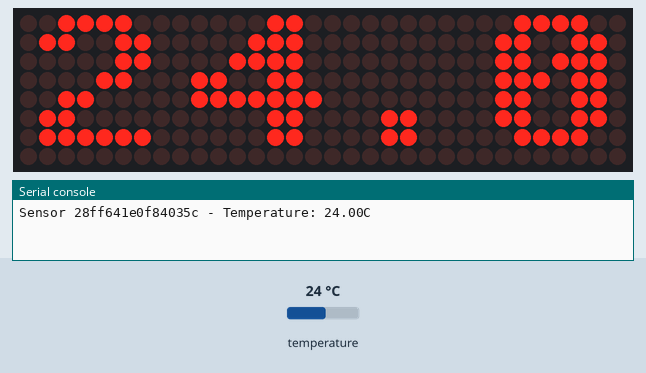
Simulated run of this program. Board: MicroPython board. On the bench: 32×8 LED matrix, the last lines printed to the serial console. The inputs (shaded band) are chosen by the test bench; at power-on: temperature 24 °C. Library files of the repository ran but are not shown: max7219.py.

Above: at 1.2 s.
1.3 s: temperature set to 12 °C
At 6.4 s:
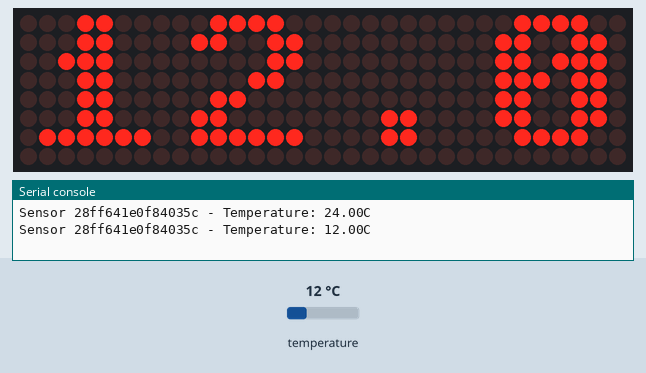
7.0 s: temperature set to 19 °C
At 11.1 s:
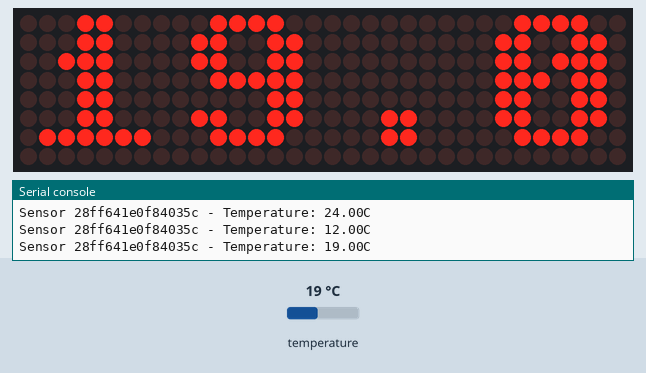
12.7 s: temperature set to 28 °C
At 15.8 s:
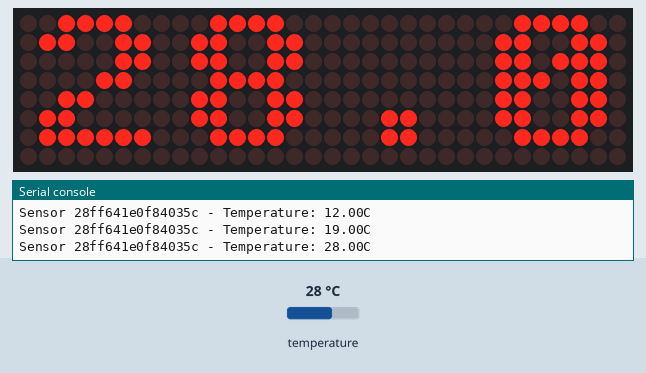
Timing chart, 0 to 17.3 s (numbered marks = the images above; inputs shaded):
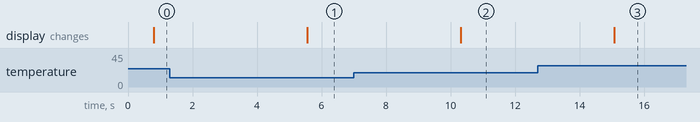

The program:

DS18B20_and__LED_m.py
```python
import max7219
import machine
import onewire
import ds18x20
import time
from machine import Pin, SPI
from time import sleep

# DS18B20 setup
ds18b20_pin = machine.Pin(4)
ds = ds18x20.DS18X20(onewire.OneWire(ds18b20_pin))
roms = ds.scan()

# MAX7219 LED matrix display setup
spi = SPI(0, baudrate=10000000, polarity=1, phase=0, sck=Pin(2), mosi=Pin(3))
ss = Pin(5, Pin.OUT)
display = max7219.Matrix8x8(spi, ss, 4)
display.brightness(1)  # adjust brightness 1 to 15

if not roms:
    raise Exception("No DS18B20 devices found")

try:
    while True:
        ds.convert_temp()
        time.sleep_ms(750)

        for rom in roms:
            temperature = ds.read_temp(rom)
            temperature_str = f"{temperature:.2f}C"
            print(f"Sensor {rom.hex()} - Temperature: {temperature_str}")

            # Display the temperature on the MAX7219 display
            display.fill(0)
            display.text(temperature_str, 0, 0, 1)
            display.show()

        time.sleep(4)

except KeyboardInterrupt:
    print('terminated')
```

Measured:
- after the input at 1.3 s, the display: changes after 4.3 s (image 1)
- after the input at 7.0 s, the display: changes after 3.3 s (image 2)
- after the input at 12.7 s, the display: changes after 2.4 s (image 3)
